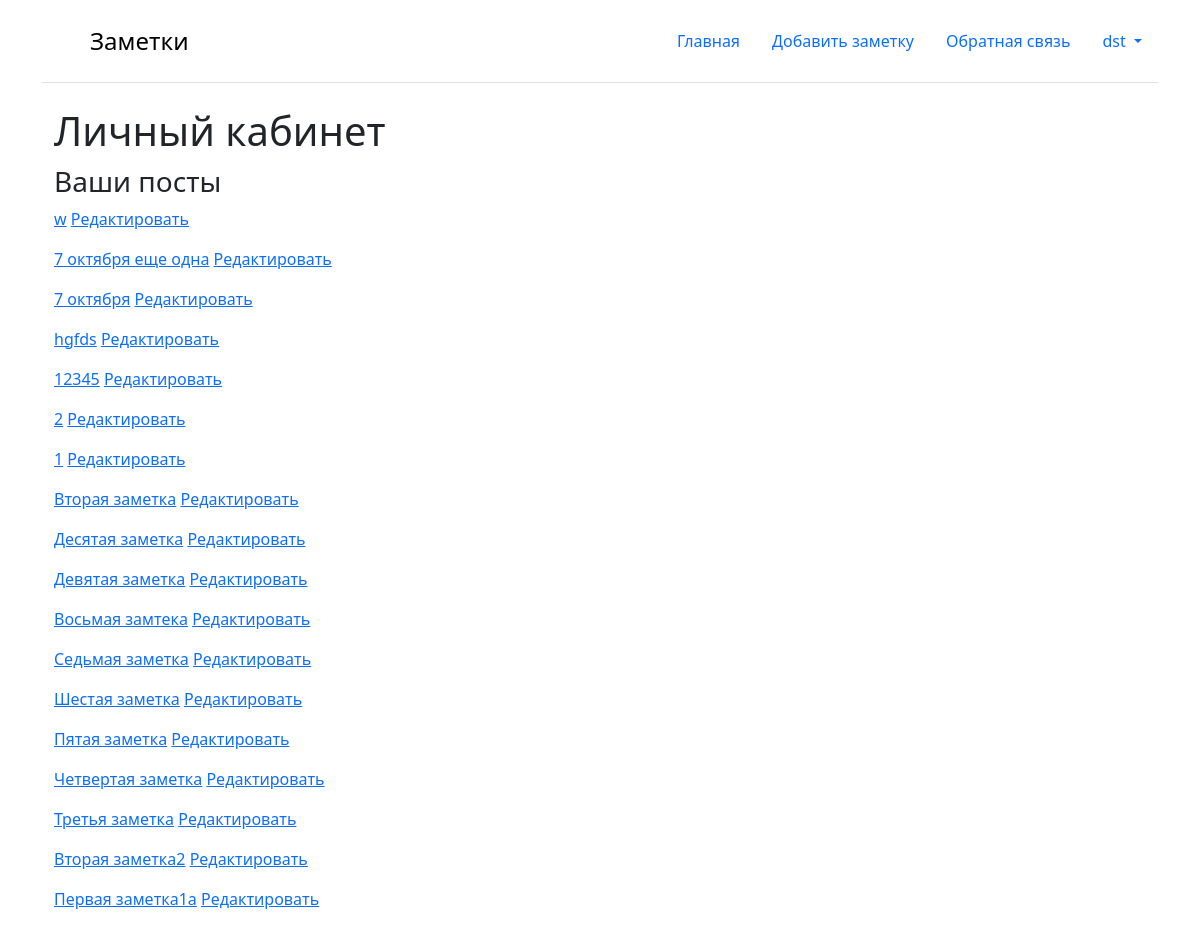
Page /users/home (signed in) on the committed database.
### core/models.py (models this page shows, shortened)
class Post(models.Model):
    title = models.CharField(max_length=200)
    text = models.TextField()
    created_data = models.DateTimeField(auto_now_add=True)
    category = models.ForeignKey(PostCategory,
                                 blank = True,
                                 null = True,
                                 on_delete=models.SET_NULL,
                                 related_name='category_post')
    profile = models.ForeignKey(Profile,
                                related_name='profile_posts',
                                on_delete=models.CASCADE)
    class Meta:
        verbose_name = 'Запись'
        verbose_name_plural = 'Записи'
        ordering = ["-created_data"]

### user/views.py (the view)
# urls.py: 2. Add a URL to urlpatterns:  path('', views.home, name='home')
@login_required
def home(request):
    profile = request.user.profile
    posts = profile.profile_posts.all() # достали посты пользователя , аналог этой строчки: post = Post.objects.filter(profile=profile)
    return render(request, 'user/home.html', {'posts': posts})

### templates/user/home.html
{% extends 'base.html' %}
{% block content %}
<div class="container">
    <div class="col-md-6">
        <h1>Личный кабинет</h1>
        <h3>Ваши посты</h3>
        {% for post in posts %}
        <p>
            <a href="{% url 'post_detail' post.id %}">{{ post.title }}</a>
            <a href="{% url 'post_edit' post.id %}">Редактировать</a>
        </p>
        {% endfor %}
    </div>
</div>
{% endblock %}

### templates/base.html (shortened to what this page needs)
{% load static %}
<!DOCTYPE html>
<html lang="en">
<head>
    <link href="https://cdn.jsdelivr.net/npm/bootstrap@5.3.3/dist/css/bootstrap.min.css" rel="stylesheet"
>
</head>
<body>
<div class="container">
    <header class="d-flex flex-wrap justify-content-center py-3 mb-4 border-bottom">
        <a href="{% url 'main' %}" class="d-flex align-items-center mb-3 mb-md-0 me-md-auto link-body-emphasis text-decoration-none">
            <svg class="bi me-2" width="40" height="32">
                <use xlink:href="#bootstrap"></use>
            </svg>
            <span class="fs-4">Заметки</span>
        </a>
        <ul class="nav nav-pills">
            <li class="nav-item"><a class="nav-link" href="{% url 'main' %}">Главная</a></li>
            <li class="nav-item"><a class="nav-link" href="{% url 'post_add' %}">Добавить заметку</a></li>
            <li class="nav-item"><a class="nav-link" href="{% url 'feedback_add' %}">Обратная связь</a></li>
            {% if request.user.is_authenticated %}
            <li class="nav-item dropdown">
                <a class="nav-link dropdown-toggle" href="{% url 'login' %}" role="button" data-bs-toggle="dropdown" aria-expanded="false">
                    {{ user }}
                </a>
            </li>
            {% else %}
            <li class="nav-item"><a class="nav-link" href="{% url 'login' %}">Войти</a></li>
            <li class="nav-item"><a class="nav-link" href="{% url 'register' %}">Регистрация</a></li>
            {% endif %}
        </ul>
    </header>
    {% block content %}
    {% endblock %}
</div>
</body>
</html>

### templates/base.html (style rules this page uses)
h1, h2 { margin: 0; padding-bottom: 10px; }
ul { list-style-type: none; padding: 0; }
ul li { padding: 5px 0; }
ul li a { text-decoration: none; color: #333; }

### rows in the picture
Post: title "w"
Post: title "7 октября еще одна"
Post: title "7 октября"
Post: title "hgfds"
Post: title "12345"
Post: title "2"
Post: title "1"
Post: title "Вторая заметка"
Post: title "Десятая заметка"
Post: title "Девятая заметка"
Post: title "Восьмая замтека"
Post: title "Седьмая заметка"
Post: title "Шестая заметка"
Post: title "Пятая заметка"
Post: title "Четвертая заметка"
Post: title "Третья заметка"
Post: title "Вторая заметка2"
Post: title "Первая заметка1a"

### other values in the picture
{{ user }} "dst"
